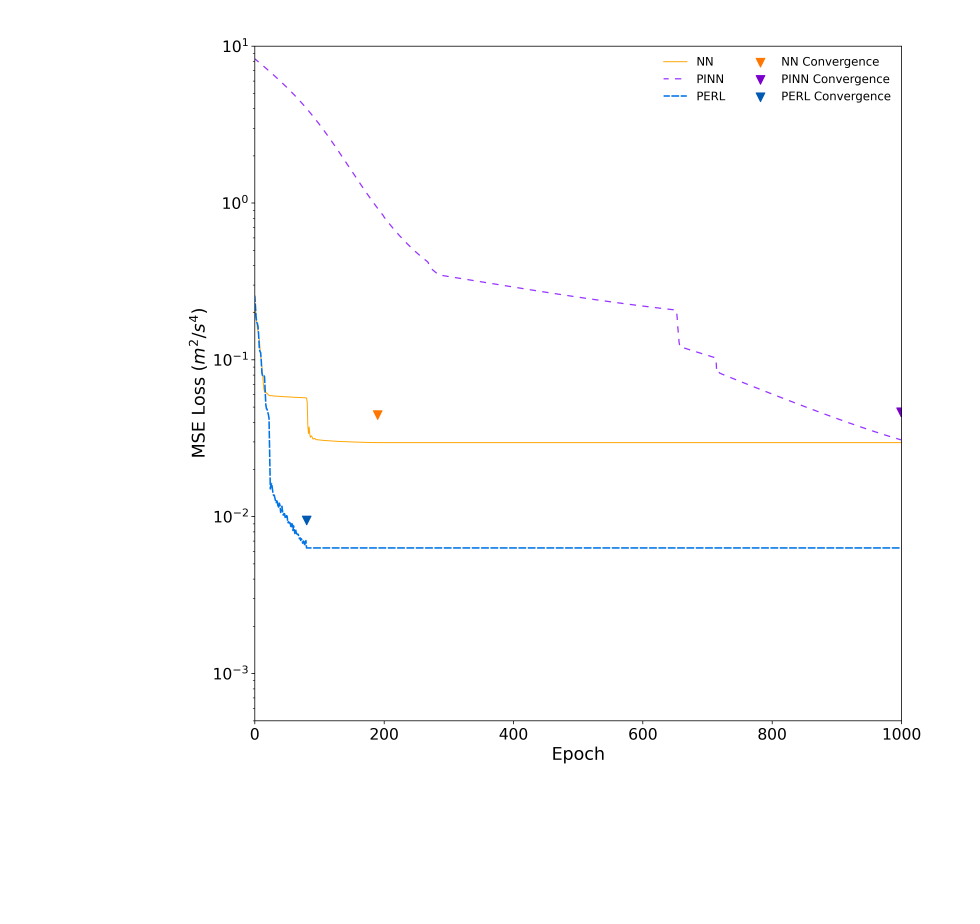
#> input picture results/r0_500 Convergence Rate1.png, 4900 x 4620 px (shown at 1/5 size)
$ python legend.py
#> lines starting #> are read from the running program, lines starting #| are printed output that depends on the picture
import matplotlib.pyplot as plt
from PIL import Image

# # 创建一个图形
# fig, ax = plt.subplots(figsize=(8, 4))
#
# # 假设这是您的图形绘制函数，包括四条线条
# # 这里只是示例，您需要将您的绘图函数替换为适当的代码
# line1, = ax.plot([1, 2, 13], [2, 0, 0], label='Line 1', linestyle=':', color='#505050', marker='d', markersize=5, markerfacecolor='none', linewidth=2)
# line2, = ax.plot([1, 2, 13], [3, 0, 0], label='Line 2', linestyle=':', color='#ff7700', marker='s', markersize=5, markerfacecolor='none', linewidth=2)
# line3, = ax.plot([1, 2, 3], [1, 0, 0], label='Line 3', linestyle='--', color='#7A00CC', marker='^', markersize=5, linewidth=2)
# line4, = ax.plot([1, 2, 3], [30, 0, 0], label='Line 4', linestyle='-', color='#0059b3', marker='o', markersize=4, linewidth=2)
#
# # 创建自定义图例项
# legend_labels = ['Physics', 'NN', 'PINN', 'PERL']
# legend_handles = [line1, line2, line3, line4]
#
# # 添加数据标签（图例）
# legend = ax.legend(handles=legend_handles, labels=legend_labels, loc='upper right', fontsize=18, frameon=False, ncol=2)
#
# # 保存整个图形
# plt.savefig("plot_with_custom_legend.png", dpi=350)


# # 打开图像文件
# image = Image.open("plot_with_custom_legend.png")
#
# # 指定要截取的区域的坐标（左上角和右下角的坐标）
# left = 1220  # 左上角的横坐标
# top = 210   # 左上角的纵坐标
# right = left+1230  # 右下角的横坐标
# bottom = top+240  # 右下角的纵坐标
#
# # 使用crop方法截取指定区域
# cropped_image = image.crop((left, top, right, bottom))
#
# # 保存截取的图像为新文件
# cropped_image.save("legend MSE.png")
#
# # 关闭图像对象
# image.close()


# 打开图像文件
image = Image.open("r0_500 Convergence Rate1.png")
#> image is the input picture: PIL image 4900x4620 RGBA; mean R, G, B, A 253.2, 253.2, 253.3, 255

# [11 lines of commented-out code are left out]
left = 3775  # 左上角的横坐标
top = 280   # 左上角的纵坐标
right = left+680  # 右下角的横坐标
bottom = top+235  # 右下角的纵坐标
cropped_image = image.crop((left, top, right, bottom))
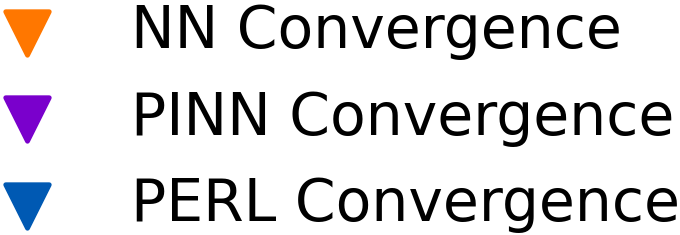
#> cropped_image: PIL image 680x235 RGBA; mean R, G, B, A 220.9, 219.5, 220.9, 255
cropped_image.save("legend convergence2.png")
image.close()
